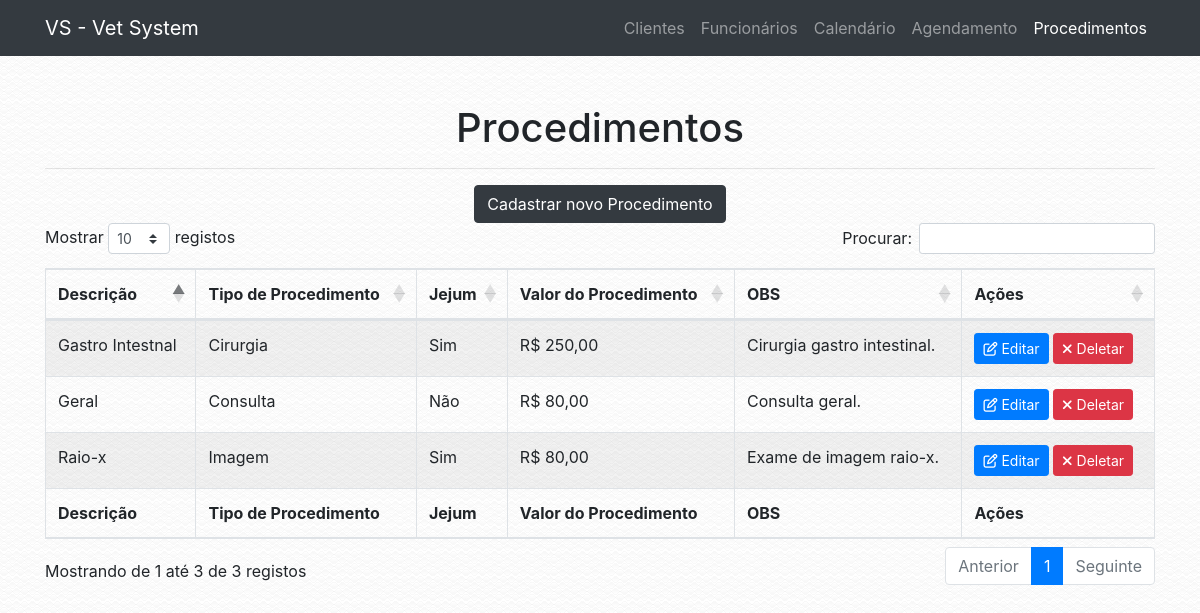
The app's page /procedimento.php with its own data.
### tables this page shows
CREATE TABLE `tab_procedimento` (
  `COD_PROCEDIMENTO` int(13) NOT NULL,
  `COD_TIPO_PROCEDIMENTO` int(13) NOT NULL,
  `DESCRICAO` varchar(100) NOT NULL,
  `JEJUM` varchar(3) NOT NULL,
  `VALOR_PROCEDIMENTO` decimal(12,2) NOT NULL,
  `OBSERVACAO` varchar(100) NOT NULL
);

CREATE TABLE `tab_tipo_procedimento` (
  `COD_TIPO_PROCEDIMENTO` int(13) NOT NULL,
  `DESCRICAO` varchar(100) NOT NULL
);

### conf/navigation.php (called while the page is built)
<?php
$config = array(
        "name" => "VS - Vet System",
        "url" => "http://localhost/vet"
);
?>

### classes/app.php (called while the page is built, shortened)
<?php
class App {
    public function __construct() {
        if (file_exists('./conf/navigation.php')) {
            require './conf/navigation.php';
        } else {
            require '../conf/navigation.php';
        }
        $this->name = $config['name'];
        $this->url = $config['url'];
}
}

### conf/database.php (called while the page is built)
<?php
$conf = array(
        "server" => "localhost",
        "db_name" => "bd_veterinaria",
        "db_user" => "root",
        "db_password" => "root"
);
?>

### classes/db_connect.php (called while the page is built, shortened)
<?php
class db_connect {
    public function __construct() {
        $this->tbl_procedimento = "tab_procedimento";
        $this->tbl_tipo_procedimento = "tab_tipo_procedimento";
        if (file_exists('./conf/database.php')) {
            require './conf/database.php';
        } else {
            require '../conf/database.php';
        }
        $host = $conf['server'];
        $db_name = $conf['db_name'];
        $username = $conf['db_user'];
        $password = $conf['db_password'];
        try {
            $this->conn = new \PDO('mysql:host='.$host.';dbname='.$db_name.';charset=utf8', $username, $password);
        } catch (\PDOException $e) {
            die($e->getMessage());
        }
    }
}

### classes/procedimento.php (called while the page is built, shortened)
<?php
class Procedimento extends db_connect{
    public static function obter_procedimentos(): array {
        $db = new db_connect;
        $tbl_procedimento = $db->tbl_procedimento;
        try {
            $stmt = $db->conn->prepare("SELECT * FROM $tbl_procedimento");
            $stmt->execute();
            $result = $stmt->fetchAll(\PDO::FETCH_ASSOC);
            $result['status'] = true;
        } catch (\PDOExcepton $e) {
            $result['status'] = false;
            $result['message'] = "Error: " . $e->getMessage();
        }
        return $result;
    }
}

### classes/tipo_procedimento.php (called while the page is built, shortened)
<?php
class Tipo_procedimento extends db_connect{
    public static function obter_tipo_procedimento(int $cod_tipo_procedimento): string {
        $db = new db_connect;
        $tbl_tipo_procedimento = $db->tbl_tipo_procedimento;
        try {
            $stmt = $db->conn->prepare("SELECT DESCRICAO FROM $tbl_tipo_procedimento WHERE COD_TIPO_PROCEDIMENTO = :code LIMIT 1");
            $stmt->bindParam(":code", $cod_tipo_procedimento, \PDO::PARAM_INT);
            $stmt->execute();
            $result = $stmt->fetch(\PDO::FETCH_ASSOC);
            return $result['DESCRICAO'];
        } catch (\PDOExcepton $e) {
            return "Error: " . $e->getMessage();
        }
    }
}

### procedimento.php (the view, shortened to what this page needs)
<?php
$app = new VeterinariaUnimonte\App;
?>
<!DOCTYPE html>
<html lang="en">
  <head>
    <?php
    require 'includes/global.php';
    ?>
  </head>
  <body>
    <?php
    $page_id = 5;
    require 'includes/header.php';
    ?>
    <div class="container">
      <div class="row">
        <div class="col-lg-12">
            <br>
            <br>
            <h1 class="text-center">Procedimentos</h1>
            <hr>
            <?php
if (!isset($_GET['f'])) {
    echo '<div class="text-center"><a href="?f=cadastrar" class="btn btn-dark">Cadastrar novo Procedimento</a></div>';
    echo '
    <table id="medicos" class="table table-striped table-bordered" style="width:100%">
        <thead>
            <tr>
                <th>Descrição</th>
                <th>Tipo de Procedimento</th>
                <th>Jejum</th>
                <th>Valor do Procedimento</th>
                <th>OBS</th>
                <th>Ações</th>
            </tr>
        </thead>
        <tbody>
            ';
            $procedimentos_data = VeterinariaUnimonte\Procedimento::obter_procedimentos();
            foreach ($procedimentos_data as $procedimento) {
            if (isset($procedimento['COD_PROCEDIMENTO'])) {
            echo '<tr>
                <td>'.$procedimento['DESCRICAO'].'</td>
                <td>'.VeterinariaUnimonte\Tipo_procedimento::obter_tipo_procedimento($procedimento['COD_TIPO_PROCEDIMENTO']).'</td>
                <td>'.$procedimento['JEJUM'].'</td>
                <td>R$ '.number_format($procedimento['VALOR_PROCEDIMENTO'], 2, ',', '.').'</td>
                <td>'.$procedimento['OBSERVACAO'].'</td>
                <td><a class="btn btn-primary btn-sm" href="?f=edit&id='.$procedimento['COD_PROCEDIMENTO'].'"><i class="fa fa-pencil-square-o" aria-hidden="true"></i> Editar</a> <a class="btn btn-danger btn-sm" href="?f=remove&id='.$procedimento['COD_PROCEDIMENTO'].'"><i class="fa fa-times" aria-hidden="true"></i> Deletar</a></td>
            </tr>';
            }
          }
    echo '</tbody>
        <tfoot>
            <tr>
            <th>Descrição</th>
                <th>Tipo de Procedimento</th>
                <th>Jejum</th>
                <th>Valor do Procedimento</th>
                <th>OBS</th>
                <th>Ações</th>
            </tr>
        </tfoot>
    </table>
    <br><br>
    <link rel="stylesheet" href="'.$app->url.'/vendor/datatables/datatables/media/css/dataTables.bootstrap4.min.css">
          <script src="'.$app->url.'/vendor/datatables/datatables/media/js/jquery.dataTables.min.js"></script>
          <script src="'.$app->url.'/vendor/datatables/datatables/media/js/dataTables.bootstrap4.min.js"></script>
          <script>$(document).ready(function() {
            $("#medicos").DataTable({
              "language": {
                "sEmptyTable":   "Nenhum registro encontrado",
                "sProcessing":   "A processar...",
                "sLengthMenu":   "Mostrar _MENU_ registos",
                "sZeroRecords":  "Não foram encontrados resultados",
                "sInfo":         "Mostrando de _START_ até _END_ de _TOTAL_ registos",
                "sInfoEmpty":    "Mostrando de 0 até 0 de 0 registos",
                "sInfoFiltered": "(filtrado de _MAX_ registos no total)",
                "sInfoPostFix":  "",
                "sSearch":       "Procurar:",
                "sUrl":          "",
                "oPaginate": {
                    "sFirst":    "Primeiro",
                    "sPrevious": "Anterior",
                    "sNext":     "Seguinte",
                    "sLast":     "Último"
                },
                "oAria": {
                    "sSortAscending":  ": Ordenar colunas de forma ascendente",
                    "sSortDescending": ": Ordenar colunas de forma descendente"
                }
              }
          });
        } );</script>';
  } else if ($_GET['f'] == "remove" and isset($_GET['id'])) {
    $remover_procedimento = VeterinariaUnimonte\Procedimento::deletar_procedimento($_GET['id']);
    if ($remover_procedimento['status'] == true) {
      echo '<div class="alert alert-success" role="alert"><i class="fa fa-check"></i> ' . $remover_procedimento['message'] . '</div>';
    } else if ($remover_procedimento['status'] == false) {
      echo '<div class="alert alert-danger" role="alert"><i class="fa fa-times"></i> ' . $remover_procedimento['message'] . '</div>';
    }
  } else if ($_GET['f'] == "edit" and isset($_GET['id'])) {
    $procedimento_data = VeterinariaUnimonte\Procedimento::obter_procedimento($_GET['id']);
    if (isset($procedimento_data['COD_PROCEDIMENTO'])) {
      if (isset($_POST['DESCRICAO'])) {
        $procedimento = VeterinariaUnimonte\Procedimento::alterar_procedimento($procedimento_data['COD_PROCEDIMENTO'], $_POST);
            if ($procedimento['status'] == true) {
              echo '<div class="alert alert-success" role="alert"><i class="fa fa-check"></i> ' . $procedimento['message'] . '</div>';
            } else {
                echo '<div class="alert alert-danger" role="alert"><i class="fa fa-times"></i> <strong>Error!</strong> ' . $procedimento['message'] . '</div>';
            }
    } else {
      ?>
      <form method="POST" action="procedimento.php?f=edit&id=<?php echo $_GET['id']; ?>">
      <div class="form-group">
              <label for="nome">Descrição do Procedimento <span style="color: red;">*</span></label>
              <input type="text" class="form-control" id="DESCRICAO" name="DESCRICAO" placeholder="Ex: Castração" value="<?php echo $procedimento_data['DESCRICAO']; ?>">
            </div>
            <div class="form-group">
              <label for="COD_TIPO_PROCEDIMENTO">Tipo de Procedimento <span style="color: red;">*</span></label>
              <select class="form-control" id="COD_TIPO_PROCEDIMENTO" name="COD_TIPO_PROCEDIMENTO"> <option disabled>Selecione...</option>
              <?php
              foreach (VeterinariaUnimonte\Tipo_procedimento::obter_tipo_procedimentos() as $tipo_procedimento) {
              if (isset($tipo_procedimento['COD_TIPO_PROCEDIMENTO'])) {
              echo '<option value="'.$tipo_procedimento['COD_TIPO_PROCEDIMENTO'].'"';
              if ($procedimento_data['COD_TIPO_PROCEDIMENTO'] == $tipo_procedimento['COD_TIPO_PROCEDIMENTO']) {
                echo ' selected';
              }
              echo '>'.$tipo_procedimento['DESCRICAO'].'</option>\n';
              }
              }
              ?>
               </select>
            </div>
            <div class="form-group">
              <label for="JEJUM">Jejum? <span style="color: red;">*</span></label>
              <select class="form-control" id="JEJUM" name="JEJUM">
              <option disabled>Selecione...</option>
              <option value="Sim"<?php if ($procedimento_data['JEJUM'] == "Sim") echo " selected"; ?>>Sim</option>
              <option value="Não"<?php if ($procedimento_data['JEJUM'] == "Não") echo " selected"; ?>>Não</option>
              </select>
            </div>
            <div class="form-group">
              <label for="VALOR_PROCEDIMENTO">Valor Procedimento <span style="color: red;">*</span></label>
              <input type="text" class="form-control" id="VALOR_PROCEDIMENTO" name="VALOR_PROCEDIMENTO" data-thousands="." placeholder="Ex: R$ 80,00" data-decimal="," data-prefix="R$ " value="<?php echo 'R$ '. number_format($procedimento_data['VALOR_PROCEDIMENTO'], 2, ',', '.'); ?>" />
            </div>
              <div class="form-group">
                <label for="OBSERVACAO">Observação <span style="color: red;">*</span></label>
                <textarea class="form-control" id="OBSERVACAO" name="OBSERVACAO" placeholder="Descreva uma observação (se necessário)..."><?php echo $procedimento_data['OBSERVACAO']; ?></textarea>
              </div>
              <hr>
            <div class="text-right">
              <button type="submit" class="btn btn-large btn-success"><i class="fa fa-floppy-o" aria-hidden="true"></i> Salvar Dados</button>
            </div>
            <div id="error_message" style="margin-top: 2%;"></div>
            </div>
            </div>
            </form>
            </div>
            <br><br>
            <script src='<?php echo $app->url; ?>/js/conferir_campos3.js'></script>
    <?php
    }
    } else {
      echo '<div class="alert alert-danger" role="alert"><i class="fa fa-times"></i> Esse funcionário não existe ou acabou de ser removido.</div>';
    }
}
?>
  </body>
</html>

### includes/global.php
<?php
echo '<meta charset="utf-8">
      <meta name="viewport" content="width=device-width, initial-scale=1, shrink-to-fit=no">
      <meta name="description" content="Vet System">
      <meta name="author" content="THIAGO CASSIMIRO DE MELO OLIVEIRA">
      <link rel="icon" type="image/png" href="'.$app->url.'/images/favicon.ico">
      <script src="'.$app->url.'/vendor/components/jquery/jquery.min.js" type="application/javascript"></script>
      <script src="'.$app->url.'/vendor/components/bootstrap/js/bootstrap.min.js" type="application/javascript"></script>
      <link href="'.$app->url.'/vendor/components/bootstrap/css/bootstrap.min.css" rel="stylesheet" media="screen">
      <link rel="stylesheet" href="'.$app->url.'/vendor/fortawesome/font-awesome/css/font-awesome.min.css">
      <script src="'.$app->url.'/js/buscar_cep.js" type="application/javascript"></script>
      <style>body{background: url("'.$app->url.'/images/background.png") repeat;}</style>
  ';

### includes/header.php (shortened to what this page needs)
<nav class="navbar navbar-expand-lg navbar-dark bg-dark static-top">
      <div class="container">
        <a class="navbar-brand" href="<?php echo $app->url; ?>/index.php"><?php echo $app->name; ?></a>
        <div class="collapse navbar-collapse" id="navbarResponsive">
          <ul class="navbar-nav ml-auto">
            <li class="nav-item<?php if ($page_id == 1) echo " active"; ?>">
              <a class="nav-link" href="<?php echo $app->url; ?>/cliente.php">Clientes</a>
            </li>
            <li class="nav-item<?php if ($page_id == 2) echo " active"; ?>">
              <a class="nav-link" href="<?php echo $app->url; ?>/funcionario.php">Funcionários</a>
            </li>
            <li class="nav-item<?php if ($page_id == 3) echo " active"; ?>">
              <a class="nav-link" href="<?php echo $app->url; ?>/calendario_select.php">Calendário</a>
            </li>
            <li class="nav-item<?php if ($page_id == 4) echo " active"; ?>">
              <a class="nav-link" href="<?php echo $app->url; ?>/agendamento.php">Agendamento</a>
            </li>
            <li class="nav-item<?php if ($page_id == 5) echo " active"; ?>">
              <a class="nav-link" href="<?php echo $app->url; ?>/procedimento.php">Procedimentos</a>
            </li>
          </ul>
        </div>
      </div>
    </nav>

### records on screen
tab_procedimento: DESCRICAO "Raio-x", COD_TIPO_PROCEDIMENTO.DESCRICAO "Imagem", JEJUM "Sim", VALOR_PROCEDIMENTO "80,00", OBSERVACAO "Exame de imagem raio-x."
tab_procedimento: DESCRICAO "Gastro Intestnal", COD_TIPO_PROCEDIMENTO.DESCRICAO "Cirurgia", JEJUM "Sim", VALOR_PROCEDIMENTO "250,00", OBSERVACAO "Cirurgia gastro intestinal."
tab_procedimento: DESCRICAO "Geral", COD_TIPO_PROCEDIMENTO.DESCRICAO "Consulta", JEJUM "Não", VALOR_PROCEDIMENTO "80,00", OBSERVACAO "Consulta geral."

### other values on screen
$app->name "VS - Vet System"
